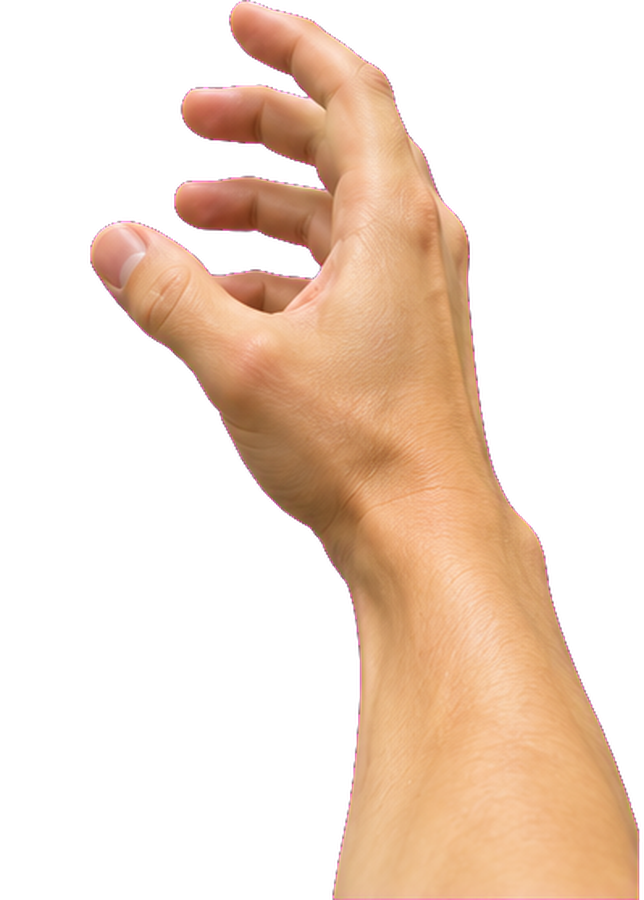
#> input picture assets/hand_buka.png, 644 x 900 px; its folder holds only this picture in this run
$ python process_hands.py ../assets/hand_buka.png
#> lines starting #> are read from the running program, lines starting #| are printed output that depends on the picture
"""Potong lembar 6 pose tangan (grid 3x2, latar magenta) -> assets/hand_{buka,longgar,genggam,jepit,telapak,jangkau}.png
Pakai: python3 -I tools/process_hands.py LEMBAR"""
import sys, numpy as np
from PIL import Image
sheet = Image.open(sys.argv[1]).convert("RGB")
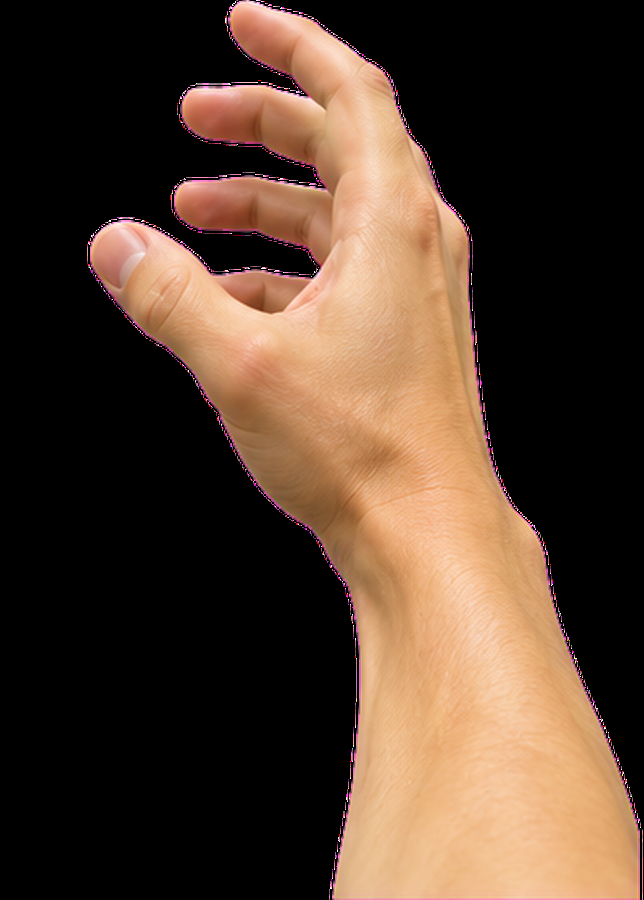
#> sheet: PIL image 644x900 RGB; mean R, G, B 81.7, 60.8, 45.9
a = np.asarray(sheet).astype(np.float32)
r, g, b = a[..., 0], a[..., 1], a[..., 2]
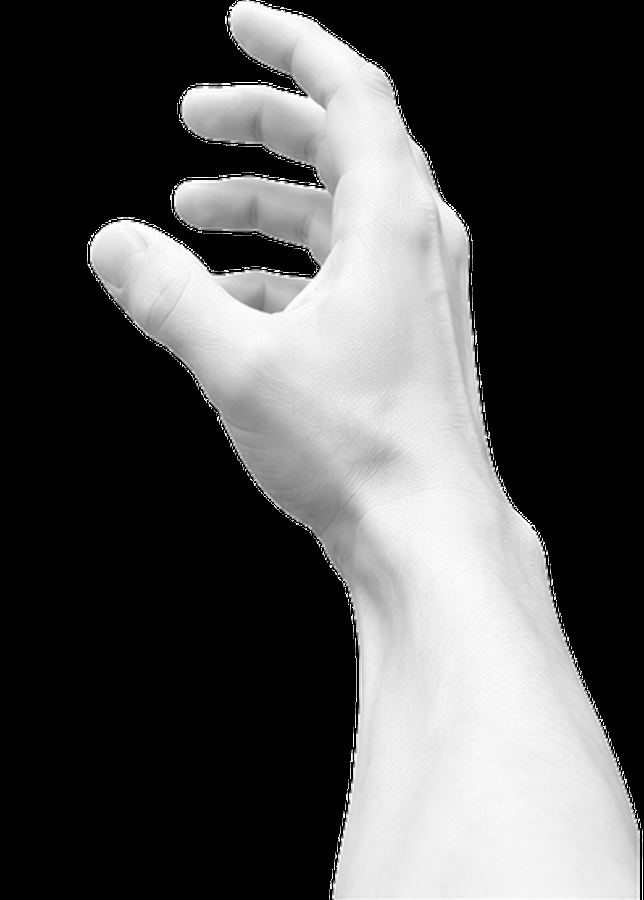
#> r: shape (900, 644) float32; min 0, max 255, mean 81.7
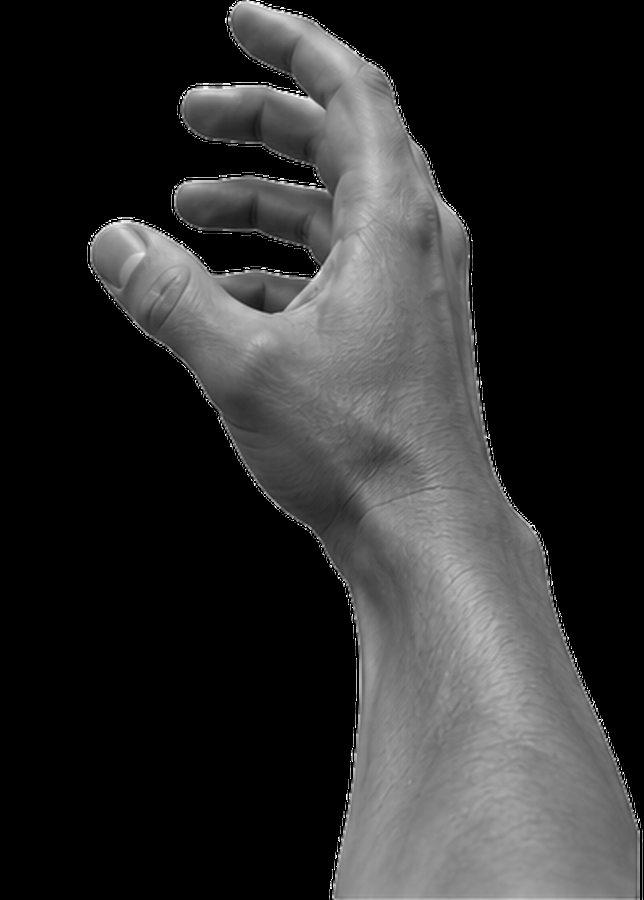
#> b: shape (900, 644) float32; min 0, max 255, mean 45.9
mag = np.clip((np.minimum(r, b) - g) / 255.0, 0, 1)
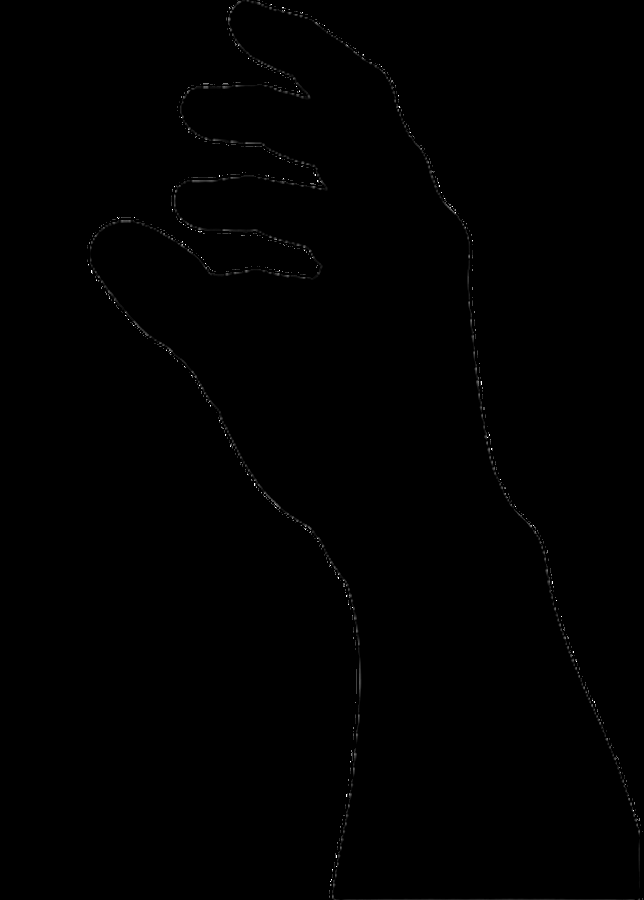
#> mag: shape (900, 644) float32; min 0, max 1, mean 0.00235
alpha = 1.0 - np.clip((mag - 0.3) / 0.4, 0, 1)
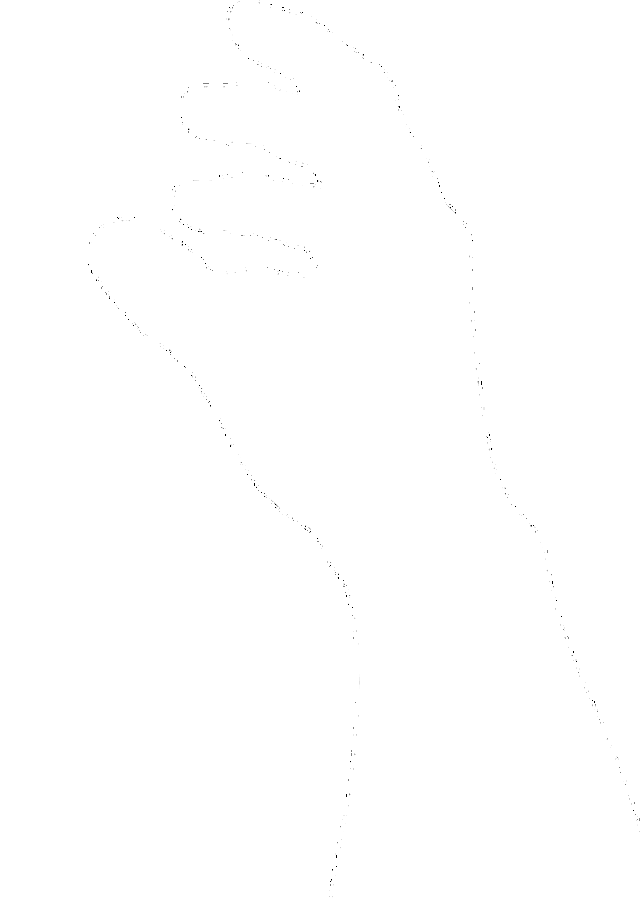
#> alpha: shape (900, 644) float32; min 0, max 1, mean 0.999
spill = np.clip(np.minimum(r, b) - g, 0, None) * 0.85
rgba = np.dstack([r - spill * (alpha < 1), g, b - spill * (alpha < 1), alpha * 255]).clip(0, 255).astype(np.uint8)
im = Image.fromarray(rgba, "RGBA")
Wd, Hd = im.size
#> Wd = 644; Hd = 900
names = ["buka", "longgar", "genggam", "jepit", "telapak", "jangkau"]
cells = []
for i, nm in enumerate(names):
    col, row = i % 3, i // 3
    box = (col * Wd // 3, row * Hd // 2, (col + 1) * Wd // 3, (row + 1) * Hd // 2)
    c = im.crop(box)
    bb = c.getchannel("A").point(lambda v: 255 if v > 30 else 0).getbbox()
    cells.append((nm, c, bb))
#> this loop made 6 passes
#> bb on passes 1 to 6: (0, 0, 214, 450), (0, 0, 215, 450), (0, 0, 215, 450), (0, 0, 214, 450), (0, 0, 215, 450), (0, 0, 215, 450)
#> pass 1, `c = im.crop(box)`:
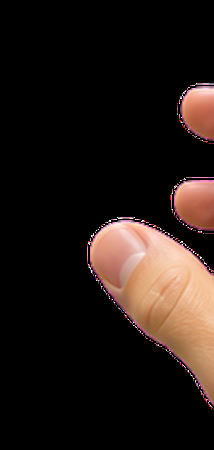
#> c: PIL image 214x450 RGBA; mean R, G, B, A 35, 24.9, 20.7, 254.8; transparent parts drawn white
#> after the loop, cells = 6 items
CH = max(bb[3] - bb[1] for _, _, bb in cells)
#> CH = 450
CW = Wd // 3
#> CW = 214
f = 900 / CH
#> f = 2
for nm, c, bb in cells:
    out = Image.new("RGBA", (CW, CH), (0, 0, 0, 0))
    out.paste(c.crop((0, bb[1], CW, bb[3])), (0, CH - (bb[3] - bb[1])))  # rata bawah
    out = out.resize((round(CW * f), round(CH * f)), Image.LANCZOS)
    out.save(f"assets/hand_{nm}.png")
    print(nm, out.size)
#> this loop made 6 passes
#| buka (428, 900)
#| longgar (428, 900)
#| genggam (428, 900)
#| jepit (428, 900)
#| telapak (428, 900)
#| jangkau (428, 900)
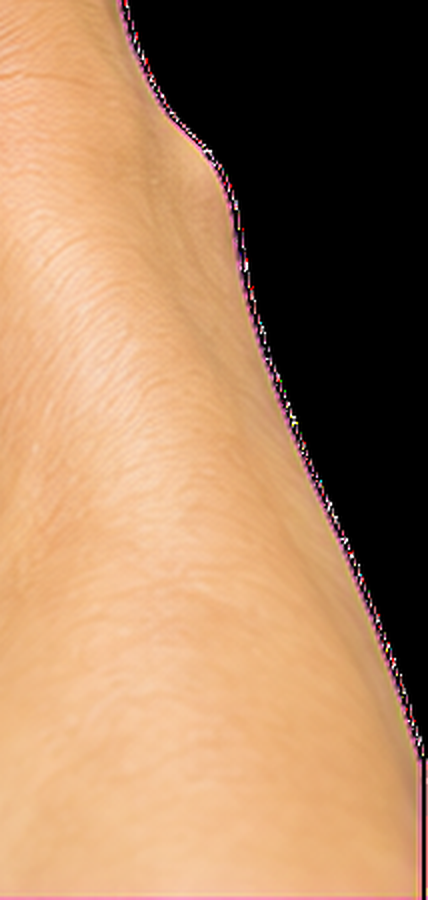
#> out: PIL image 428x900 RGBA; mean R, G, B, A 166, 127.2, 94, 254.8; transparent parts drawn white

$ run again, on assets/hand_jangkau.png
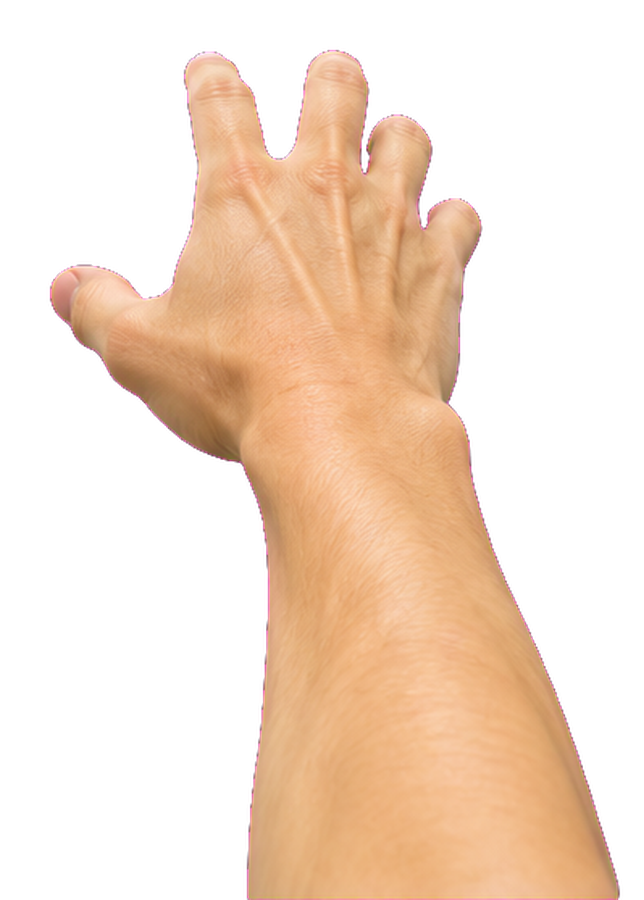
#> input picture assets/hand_jangkau.png, 644 x 900 px
#> the loop `for i, nm in enumerate(names):` made 6 passes
#> bb on passes 1 to 6: (0, 0, 214, 450), (0, 0, 215, 450), (0, 0, 215, 450), (0, 0, 214, 450), (0, 0, 215, 450), (0, 0, 215, 450)
#> pass 1, `c = im.crop(box)`:
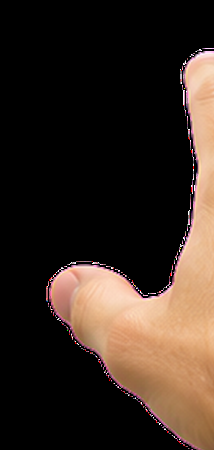
#> c: PIL image 214x450 RGBA; mean R, G, B, A 55, 41.7, 33.1, 254.8; transparent parts drawn white
#> after the loop `for i, nm in enumerate(names):`: cells = 6 items
#> CH = 450
#> f = 2
#> the loop `for nm, c, bb in cells:` made 6 passes
#> (printed output is left out)
#> after the loop `for nm, c, bb in cells:`:
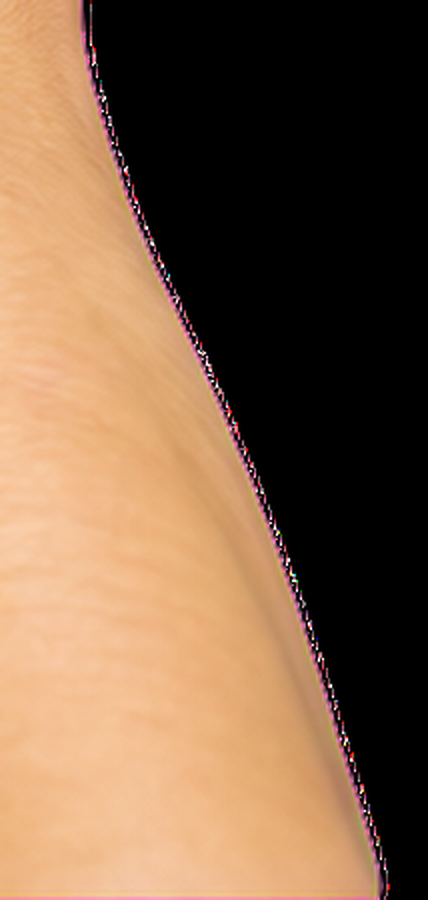
#> out: PIL image 428x900 RGBA; mean R, G, B, A 127.5, 97.2, 72, 254.8; transparent parts drawn white
